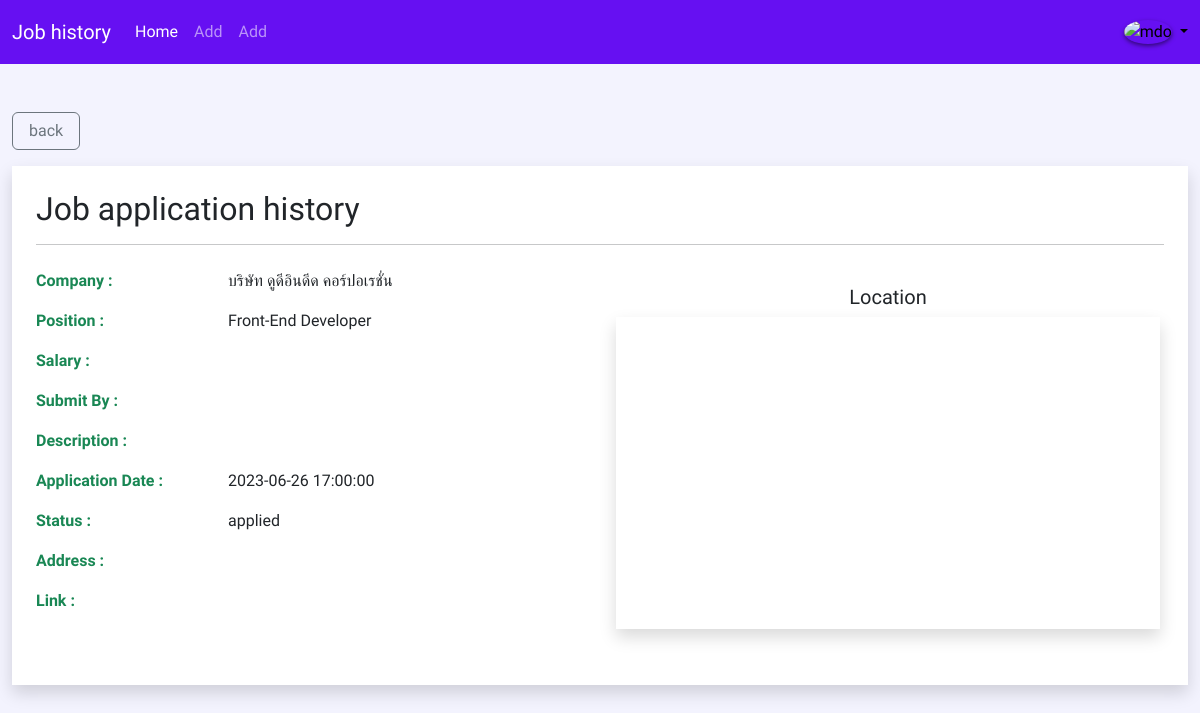
Screenshot of /detail.php?id=3 with the database file from the repository.
### tables this page shows
CREATE TABLE `jobhistory` (
  `id` int(11) NOT NULL,
  `company_name` varchar(255) NOT NULL,
  `job_position` varchar(255) NOT NULL,
  `job_salary` varchar(255) DEFAULT NULL,
  `submit_by1` varchar(255) DEFAULT NULL,
  `submit_by2` varchar(255) DEFAULT NULL,
  `submit_by3` varchar(255) DEFAULT NULL,
  `submit_by4` varchar(255) DEFAULT NULL,
  `description` varchar(255) DEFAULT NULL,
  `location` varchar(1023) DEFAULT NULL,
  `address` varchar(255) DEFAULT NULL,
  `link` varchar(255) DEFAULT NULL,
  `application_date` timestamp NOT NULL DEFAULT current_timestamp() ON UPDATE current_timestamp(),
  `job_status` varchar(255) DEFAULT NULL
);

### detail.php (the view, shortened to what this page needs)
<?php
require_once('process/config.php');
if (isset($_GET['id'])) {
  $id = $_GET['id'];
  $select_stmt = $db->query("SELECT * FROM jobhistory WHERE id = $id");
  $select_stmt->execute();
  $job_history = $select_stmt->fetch();
} else {
  echo "<script>alert('Something went wrong')</script>";
  header("location: index.php");
}
?>
<!DOCTYPE html>
<html lang="en">
<head>
  <link rel="stylesheet" href="css/bootstrap.min.css">
  <link rel="stylesheet" href="css/styles.css">
</head>
<body class="">
  <div class="container">
    <a href="index.php" class="btn btn-outline-secondary mt-5 px-3">back</a>
    <div class="bg-white shadow p-4 mt-3 mb-5">
      <h2>Job application history</h2>
      <hr class="mb-3 mb-md-4">
      <div class="row mb-5">
        <div class="col-md-6">
          <div class="row gy-md-3 gy-2">
            <div class="col-4 fw-bold text-success">
              Company :
            </div>
            <div class="col-8">
              <?php echo $job_history['company_name']; ?>
            </div>
            <div class="col-4 fw-bold text-success">
              Position :
            </div>
            <div class="col-8">
              <?php echo $job_history['job_position']; ?>
            </div>
            <div class="col-4 fw-bold text-success">
              Salary :
            </div>
            <div class="col-8">
            </div>
            <div class="col-4 fw-bold text-success">
              Submit By :
            </div>
            <div class="col-8">
            </div>
            <div class="col-4 fw-bold text-success">
              Description :
            </div>
            <div class="col-8">
            </div>
            <div class="col-4 fw-bold text-success">
              Application Date :
            </div>
            <div class="col-8">
              <?php echo $job_history['application_date']; ?>
            </div>
            <div class="col-4 fw-bold text-success">
              Status :
            </div>
            <div class="col-8">
              <?php echo $job_history['job_status']; ?>
            </div>
            <div class="col-4 fw-bold text-success">
              Address :
            </div>
            <div class="col-8">
            </div>
            <div class="col-4 fw-bold text-success">
              Link :
            </div>
            <div class="col-8">
            </div>
          </div>
        </div>
        <div class="col-md-6 p-3">
          <h5 class="text-center">Location</h5>
          <div class="shadow map" id="map">
          </div>
        </div>
      </div>
    </div>
  </div>
</body>
</html>

### css/styles.css (style rules this page uses)
:root { --bs-border-color: #b8bdc9; --bs-indigo-rgb: #6610f2; --bs-purple-rgb: #6f42c1; --bs-pink-rgb: #e83e8c; }
body { background-color: #f3f3fe; font-family: "Sarabun", sans-serif; font-weight: 300; }
.bg-indigo { --bs-bg-opacity: 1; background-color: var(--bs-indigo-rgb) !important; }
.navbar { padding-top: 0.75rem; padding-bottom: 0.75rem; }
.map { text-align: center; margin: 0 auto; width: 100%; height: 100%; }
.img-profile { box-shadow: 0 0.125rem 0.25rem rgba(0, 0, 0, 0.5) !important; }

### detail.php (style rules this page uses)
.container { max-width: 1200px; }

### rows the page displays
jobhistory: company_name "บริษัท ดูดีอินดีด คอร์ปอเรชั่น", job_position "Front-End Developer", application_date "2023-06-26 17:00:00", job_status "applied"
